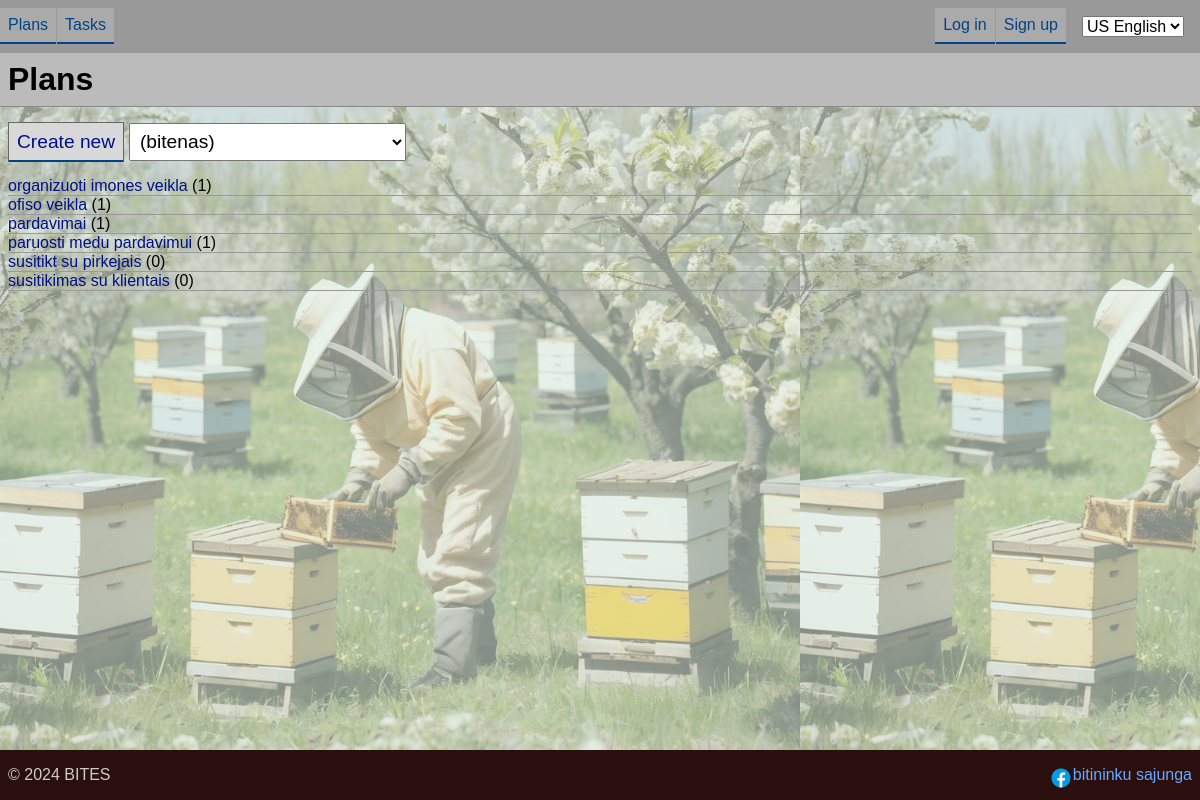
The app's page /plans/ with its own data.
### tasks/models.py (models this page shows, shortened)
class Plan(models.Model):
    name = models.CharField(_("name"), max_length=100, db_index=True)
    owner = models.ForeignKey(
        get_user_model(),
        on_delete=models.CASCADE,
        verbose_name=_("owner"),
        related_name='plans',
    )
    class Meta:
        verbose_name = _("plan")
        verbose_name_plural = _("plans")

### tasks/views.py (the view)
# urls.py: path('plans/', views.PlanListView.as_view(), name='plan_list'),
class PlanListView(generic.ListView):
    model = models.Plan
    template_name = 'tasks/plan_list.html'
    def get_queryset(self) -> QuerySet[Any]:
        queryset = super().get_queryset()
        if self.request.GET.get('owner'):
            queryset = queryset.filter(owner__username=self.request.GET.get('owner'))
        return queryset
    def get_context_data(self, **kwargs: Any) -> dict[str, Any]:
        context = super().get_context_data(**kwargs)
        context['user_list'] = get_user_model().objects.all()
        return context

### tasks/templates/tasks/plan_list.html (shortened to what this page needs)
{% extends "base.html" %}{% load i18n %}
{% block content %}
<h1>{% trans "plans"|capfirst %}</h1>
<div class="toolbar">
    <a class="button" href="{% url "plan_create" %}">{% trans "create new"|capfirst %}</a>
    <form method="get" action="{{ request.path }}">
        <select name="owner" onchange="this.form.submit();">
            {% for user in user_list  %}
                <option value="{{ user.username }}" {% if user.username == request.GET.owner %}selected{% endif %}>
                    ({{ user.username }})
                </option>
            {% endfor %}
        </select>
    </form>
</div>
<ul>
{% for plan in plan_list %}
    <li>
        <a href="{% url "plan_detail" plan.pk %}">{{ plan.name }}</a>
        ({{ plan.tasks.count }})
    </li>
{% endfor %}
</ul>
{% endblock content %}

### tasks/templates/base.html (shortened to what this page needs)
<!DOCTYPE html>{% load static i18n %}{% get_current_language as LANGUAGE_CODE %}{% get_available_languages as LANGUAGES %}
<html lang="{{ LANGUAGE_CODE }}">
<head>
    <link rel="stylesheet" href="{% static 'css/style.css' %}">
</head>
<body>
    <header>
        <ul class="nav">
            <li><a href="{% url 'plan_list' %}">{% trans "plans"|capfirst %}</a></li>
            <li><a href="{% url 'task_list' %}">{% trans "tasks"|capfirst %}</a></li>
        </ul>
        <span class="spacer"></span>
        <ul class="nav nav-user">
            {% if user.is_authenticated %}
                <li><a href="{% url 'user_detail_current' %}">{{ user }}</a></li>
                {% if user.is_superuser or user.is_staff %}
                    <li><a href="{% url 'admin:index' %}">{% trans "admin"|capfirst %}</a></li>
                {% endif %}
                <li><form method="post" action="{% url "logout" %}">{% csrf_token %}<button type="submit">{% trans "log out"|capfirst %}</button></form></li>
            {% else %}
                <li><a href="{% url 'login' %}">{% trans "log in"|capfirst %}</a></li>
                <li><a href="{% url 'signup' %}">{% trans "sign up"|capfirst %}</a></li>
            {% endif %}
        </ul>
        <form action="{% url 'set_language' %}" method="post">
            <select class="language" name="language" onchange="this.form.submit();">
                {% for lang in LANGUAGES %}
                    <option value="{{ lang.0 }}" {% if lang.0 == LANGUAGE_CODE %}selected{% endif %}>
                        {{ lang.1 }}
                    </option>
                {% endfor %}
            </select>
        </form>
    </header>
    <main>{% block content %}{% endblock content %}</main>
    <footer>
    <p>&copy; 2024 BITES
        <a style="float:right;" href="https://www.bitininkusajunga.lt/">bitininku sajunga</a>
        <a style="float:right;" href="https://www.facebook.com/bitininkusajunga/" target="_blank"><img class="icon" src="{% static 'image/fb.png' %}"></a>
    </p>
    </footer>
</body>
</html>

### tasks/static/css/style.css (style rules this page uses)
body { background-color: #ecf3f3b9; background-image: url('/static/image/sode.jpg'); background-size: contain; font-family: sans-serif; font-size: 16px; display: flex; flex-direction: column; margin: 0; padding: 0; min-height: 100vh; }
header { background-color: #032003d9; }
main { flex-grow: 1; background-color: #daeadf95; }
footer { background-color: #2b0e0e; }
header { background-color: #999999; display: flex; flex-direction: row; }
header ul.nav { display: flex; flex-direction: row; list-style-type: none; margin-block: 0.5rem; padding-inline: 0; gap: 1px; }
header ul.nav li a, header ul.nav li form button { background-color: #aaaaaa; display: block; margin: 0; padding: 0.5rem; border: none; border-bottom: 2px solid #004488; cursor: pointer; color: #004488; font-size: 100%; }
h1, h2, h3, h4, h5, h6 { background-color: #bbbbbb; border-bottom: 1px solid #888888; padding: 0.5rem; margin: 1rem 0; }
p, main ul { padding: 0 0.5rem; margin: 1rem 0; }
main ul li { border-bottom: 1px solid #999999; }
h1:first-child, h2:first-child, h3:first-child, h4:first-child, h5:first-child, h6:first-child { margin-top: 0; }
footer p { color: #cccccc; }
footer a { color: #66aaff; }
a { color: #001088; text-decoration: #03011507 }
.spacer { flex-grow: 1; }
header form select { margin: 1rem; font-size: 100%; }
footer .icon { max-height: 24px; }
main form input, main form textarea, main form select, main form button { font-size: 120%; }
button, .button { background-color: #d8d8d8; border: 1px solid #666666; border-bottom: 2px solid #004488; padding: 0.5rem; font-size: 120%; cursor: pointer; }
.toolbar { margin: 0.5rem; }
.toolbar form { display: inline; }
.toolbar form select, .toolbar form input { padding: 0.4rem; }

### records on screen
Plan: name "organizuoti imones veikla", tasks.count "1"
Plan: name "ofiso veikla", tasks.count "1"
Plan: name "pardavimai", tasks.count "1"
Plan: name "paruosti medu pardavimui", tasks.count "1"
Plan: name "susitikt su pirkejais", tasks.count "0"
Plan: name "susitikimas su klientais", tasks.count "0"

### other values on screen
form field language "US English"
